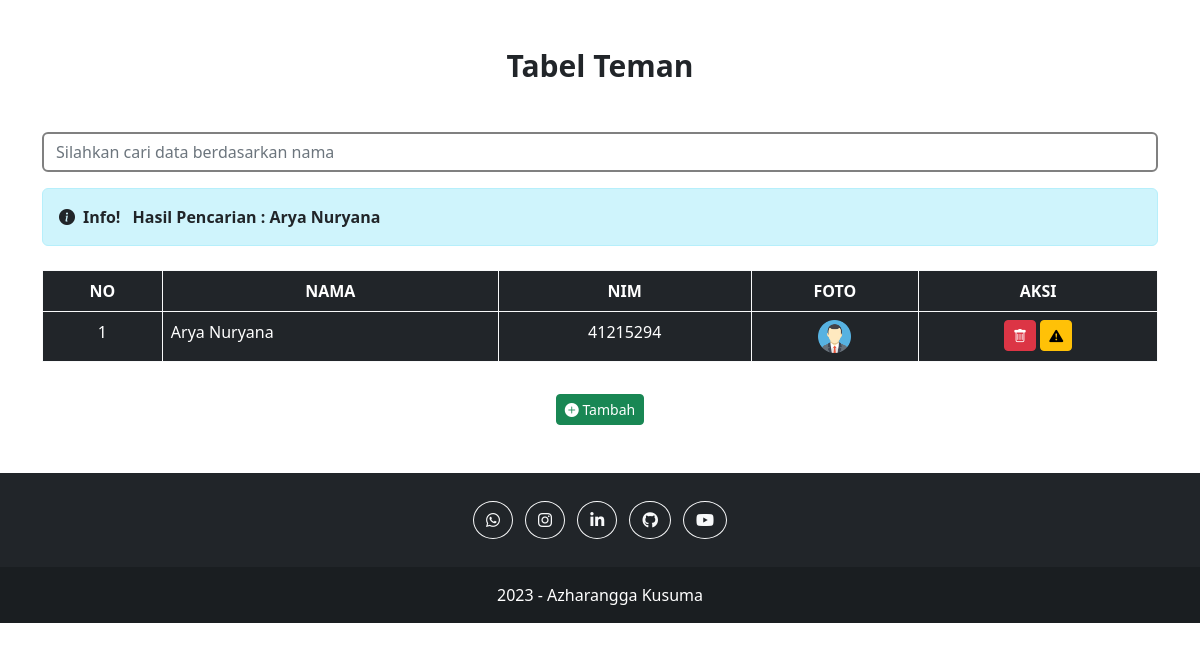
The app's page /index.php?cari=Arya Nuryana with its own data.
### tables this page shows
CREATE TABLE `tb_teman` (
  `id_teman` int(11) NOT NULL,
  `nim_teman` char(8) NOT NULL,
  `nama_teman` varchar(50) NOT NULL,
  `photo` varchar(200) NOT NULL
);

### index.php (the view, shortened to what this page needs)
<?php
    include "koneksi.php";
    $sql = "SELECT * FROM tb_teman";
    $dataTeman = mysqli_query($con, $sql);
?>
<!DOCTYPE html>
<html lang="en">
<head>
    <link rel="stylesheet" href="https://cdn.jsdelivr.net/npm/bootstrap@5.2.2/dist/css/bootstrap.min.css">
    <link rel="stylesheet" href="https://cdn.jsdelivr.net/npm/bootstrap-icons@1.5.0/font/bootstrap-icons.css">
    <link rel="stylesheet" href="styles/style.css">
</head>
<body>
    <div class="container">
        <h1 class="text-center mt-5">Tabel Teman</h1>
        <form method="get" action="#tabel" id="tabel">
            <input type="text" class="form-control mt-5" placeholder="Silahkan cari data berdasarkan nama" name="cari">
        </form>
        <table class="table table-dark table-hover table-bordered table-responsive border-light mt-4">
            <thead>
                <tr class="text-center">
                    <th>NO</th>
                    <th>NAMA</th>
                    <th>NIM</th>
                    <th>FOTO</th>
                    <th>AKSI</th>
                </tr>
            </thead>
            <?php
                $no = 1;
                if(isset($_GET['cari'])){
                    $dataTeman = mysqli_query($con, "SELECT * FROM tb_teman  WHERE nama_teman LIKE '%" . $_GET['cari'] . "%'");
                    echo "<div class='mt-3 fw-bold alert alert-info text-dark'><i class='bi-info-circle-fill'></i></i><strong class='mx-2'>Info!</strong> Hasil Pencarian : " . $_GET['cari'] . "</div>";
                }
                foreach($dataTeman as $data){
            ?>
            <tbody>
                <tr>
                    <td class="text-center"><?php echo $no++ ?></td>
                    <td><?php echo $data['nama_teman']; ?></td>
                    <td class="text-center"><?php echo $data['nim_teman']; ?></td>
                    <td class="text-center"><img width="33px" src="upload/<?php echo $data['photo']; ?>" alt=""></td>
                    <td class="text-center">
                        <a href='hapus.php?id_teman="<?php echo $data['id_teman']; ?>"' class="btn btn-danger btn-sm" data-bs-toggle="modal" data-bs-target="#exampleModal"><i class="bi bi-trash"></i></a>
                        <a href='hapus.php?id_teman="<?php echo $data['id_teman']; ?>"' class="btn btn-warning btn-sm" data-bs-toggle="modal" data-bs-target="#exampleModal"><i class="bi bi-exclamation-triangle-fill"></i></a>
                    </td>
                </tr>
            </tbody>
            <?php
                }
            ?>
        </table>
        <div class="text-center">
            <a href="tambah.php" class="btn btn-success btn-sm mt-3 mb-5"><i class="bi bi-plus-circle-fill"></i> Tambah</a>
        </div>
    </div>
    <footer class="bg-dark text-center text-white" id="kontak">
        <div class="container p-4 pb-0">
            <section class="mb-4">
                <a class="btn btn-outline-light btn-floating m-1 rounded-circle" href="https://wa.me/+62895364527280" role="button" target="_blank"><i class="fab fa-whatsapp"></i></a>
                <a class="btn btn-outline-light btn-floating m-1 rounded-circle" href="https://instagram.com/azharangga_kusuma" role="button" target="_blank"><i class="fab fa-instagram"></i></a>
                <a class="btn btn-outline-light btn-floating m-1 rounded-circle" href="https://www.linkedin.com/in/azharangga-kusuma-9a30911a0" role="button" target="_blank"><i class="fab fa-linkedin-in"></i></a>
                <a class="btn btn-outline-light btn-floating m-1 rounded-circle" href="https://www.github.com/azharanggakusuma" role="button" target="_blank"><i class="fab fa-github"></i></a>
                <a class="btn btn-outline-light btn-floating m-1 rounded-circle" href="https://youtube.com/channel/UCnKjszzhKbvQ9zqbo9kKjpg" role="button" target="_blank"><i class="fab fa-youtube"></i></a>
            </section>
        </div>
        <div class="text-center p-3" style="background-color: rgba(0, 0, 0, 0.2);">
            <?php echo date('Y'); ?> - <a class="text-white" style="text-decoration: none;" href="#">Azharangga Kusuma</a>
        </div>
    </footer>
</body>
</html>

### styles/style.css (style rules this page uses)
body { font-family: system-ui,'Open Sans', 'Poppins'; }
h1 { font-size: 30px; font-weight: bold; }
a { color: white; text-decoration: none; }
table { width: 100%; }
input[type=text] { border: 2px solid grey; }

### records on screen
tb_teman: nama_teman "Arya Nuryana", nim_teman "41215294", photo (picture)

### other values on screen
$_GET['cari'] "Arya Nuryana"
